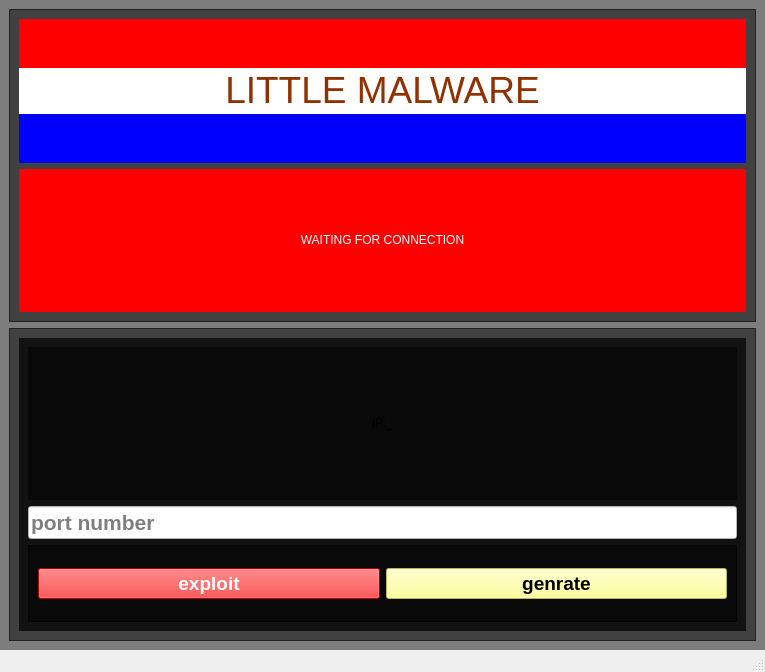
<?xml version="1.0" encoding="UTF-8"?>
<ui version="4.0">
 <class>MainWindow</class>
 <widget class="QMainWindow" name="MainWindow">
  <property name="geometry">
   <rect>
    <x>0</x>
    <y>0</y>
    <width>765</width>
    <height>672</height>
   </rect>
  </property>
  <property name="windowTitle">
   <string>MainWindow</string>
  </property>
  <widget class="QWidget" name="centralwidget">
   <property name="styleSheet">
    <string notr="true">background-color: rgba(0, 0, 0, 122);
color: rgb(255, 255, 255);</string>
   </property>
   <layout class="QVBoxLayout" name="verticalLayout" stretch="1,1">
    <item>
     <widget class="QFrame" name="frame">
      <property name="frameShape">
       <enum>QFrame::StyledPanel</enum>
      </property>
      <property name="frameShadow">
       <enum>QFrame::Raised</enum>
      </property>
      <layout class="QVBoxLayout" name="verticalLayout_2">
       <item>
        <widget class="QLabel" name="label">
         <property name="styleSheet">
          <string notr="true">background-color: qlineargradient(spread:pad, x1:0, y1:0, x2:0, y2:1, stop:0 rgba(255, 0, 0, 255), stop:0.339795 rgba(255, 0, 0, 255), stop:0.339799 rgba(255, 255, 255, 255), stop:0.662444 rgba(255, 255, 255, 255), stop:0.662469 rgba(0, 0, 255, 255), stop:1 rgba(0, 0, 255, 255));
color: rgb(145, 48, 0);</string>
         </property>
         <property name="text">
          <string>&lt;html&gt;&lt;head/&gt;&lt;body&gt;&lt;p align=&quot;center&quot;&gt;&lt;span style=&quot; font-size:28pt;&quot;&gt;LITTLE MALWARE&lt;/span&gt;&lt;/p&gt;&lt;/body&gt;&lt;/html&gt;</string>
         </property>
        </widget>
       </item>
       <item>
        <widget class="QLabel" name="conn_flag">
         <property name="styleSheet">
          <string notr="true">background-color: rgb(255, 0, 0);
font: 28pt &quot;MS Shell Dlg 2&quot;;
color: rgb(255, 255, 255);
</string>
         </property>
         <property name="text">
          <string>&lt;html&gt;&lt;head/&gt;&lt;body&gt;&lt;p align=&quot;center&quot;&gt;WAITING FOR CONNECTION&lt;/p&gt;&lt;/body&gt;&lt;/html&gt;</string>
         </property>
        </widget>
       </item>
      </layout>
     </widget>
    </item>
    <item>
     <widget class="QFrame" name="frame_2">
      <property name="frameShape">
       <enum>QFrame::StyledPanel</enum>
      </property>
      <property name="frameShadow">
       <enum>QFrame::Raised</enum>
      </property>
      <layout class="QVBoxLayout" name="verticalLayout_3">
       <item>
        <widget class="QStackedWidget" name="stackedWidget">
         <property name="currentIndex">
          <number>1</number>
         </property>
         <widget class="QWidget" name="loading">
          <layout class="QHBoxLayout" name="horizontalLayout">
           <item>
            <widget class="QLabel" name="label_2">
             <property name="styleSheet">
              <string notr="true">font: 60pt &quot;Matura MT Script Capitals&quot;;
color: rgb(0, 0, 0);
background-color: qlineargradient(spread:pad, x1:0, y1:0, x2:1, y2:0, stop:0 rgba(245, 224, 176, 255), stop:0.09 rgba(246, 189, 237, 255), stop:0.14 rgba(194, 207, 246, 255), stop:0.19 rgba(184, 160, 168, 255), stop:0.25 rgba(171, 186, 248, 255), stop:0.32 rgba(243, 248, 224, 255), stop:0.385 rgba(249, 162, 183, 255), stop:0.47 rgba(100, 115, 124, 255), stop:0.58 rgba(251, 205, 202, 255), stop:0.65 rgba(170, 128, 185, 255), stop:0.75 rgba(252, 222, 204, 255), stop:0.805 rgba(206, 122, 218, 255), stop:0.86 rgba(254, 223, 175, 255), stop:0.91 rgba(254, 236, 244, 255), stop:1 rgba(255, 191, 221, 255));</string>
             </property>
             <property name="text">
              <string>&lt;html&gt;&lt;head/&gt;&lt;body&gt;&lt;p align=&quot;center&quot;&gt;LOADING...&lt;/p&gt;&lt;/body&gt;&lt;/html&gt;</string>
             </property>
            </widget>
           </item>
          </layout>
         </widget>
         <widget class="QWidget" name="login">
          <layout class="QVBoxLayout" name="verticalLayout_4" stretch="2,1,1">
           <item>
            <widget class="QLabel" name="label_3">
             <property name="styleSheet">
              <string notr="true">background-color: qlineargradient(spread:pad, x1:0, y1:0, x2:1, y2:0, stop:0 rgba(245, 224, 176, 255), stop:0.09 rgba(246, 189, 237, 255), stop:0.14 rgba(194, 207, 246, 255), stop:0.19 rgba(184, 160, 168, 255), stop:0.25 rgba(171, 186, 248, 255), stop:0.32 rgba(243, 248, 224, 255), stop:0.385 rgba(249, 162, 183, 255), stop:0.47 rgba(100, 115, 124, 255), stop:0.58 rgba(251, 205, 202, 255), stop:0.65 rgba(170, 128, 185, 255), stop:0.75 rgba(252, 222, 204, 255), stop:0.805 rgba(206, 122, 218, 255), stop:0.86 rgba(254, 223, 175, 255), stop:0.91 rgba(254, 236, 244, 255), stop:1 rgba(255, 191, 221, 255));
color: rgb(0, 0, 0);
font: 36pt &quot;MV Boli&quot;;</string>
             </property>
             <property name="text">
              <string>&lt;html&gt;&lt;head/&gt;&lt;body&gt;&lt;p align=&quot;center&quot;&gt;IP:_&lt;/p&gt;&lt;/body&gt;&lt;/html&gt;</string>
             </property>
            </widget>
           </item>
           <item>
            <widget class="QLineEdit" name="port">
             <property name="font">
              <font>
               <pointsize>16</pointsize>
               <weight>75</weight>
               <bold>true</bold>
              </font>
             </property>
             <property name="styleSheet">
              <string notr="true">background-color: rgb(255, 255, 255);
color: rgb(0, 0, 0);</string>
             </property>
             <property name="placeholderText">
              <string>port number</string>
             </property>
            </widget>
           </item>
           <item>
            <widget class="QFrame" name="frame_3">
             <property name="frameShape">
              <enum>QFrame::StyledPanel</enum>
             </property>
             <property name="frameShadow">
              <enum>QFrame::Raised</enum>
             </property>
             <layout class="QHBoxLayout" name="horizontalLayout_2">
              <item>
               <widget class="QPushButton" name="exploit_btn">
                <property name="font">
                 <font>
                  <pointsize>14</pointsize>
                  <weight>75</weight>
                  <bold>true</bold>
                 </font>
                </property>
                <property name="styleSheet">
                 <string notr="true">background-color: rgba(255, 0, 0, 255);
color: rgba(255, 255, 255, 255);</string>
                </property>
                <property name="text">
                 <string>exploit</string>
                </property>
               </widget>
              </item>
              <item>
               <widget class="QPushButton" name="gen_btn">
                <property name="font">
                 <font>
                  <pointsize>14</pointsize>
                  <weight>75</weight>
                  <bold>true</bold>
                 </font>
                </property>
                <property name="styleSheet">
                 <string notr="true">background-color: rgb(255, 255, 127);
color: rgb(0, 0, 0);</string>
                </property>
                <property name="text">
                 <string>genrate</string>
                </property>
               </widget>
              </item>
             </layout>
            </widget>
           </item>
          </layout>
         </widget>
         <widget class="QWidget" name="data">
          <layout class="QVBoxLayout" name="verticalLayout_5">
           <item>
            <widget class="QPlainTextEdit" name="data_pannel">
             <property name="font">
              <font>
               <pointsize>12</pointsize>
               <weight>75</weight>
               <bold>true</bold>
              </font>
             </property>
             <property name="styleSheet">
              <string notr="true">color: rgba(255, 0, 0,155);</string>
             </property>
             <property name="readOnly">
              <bool>true</bool>
             </property>
             <property name="plainText">
              <string/>
             </property>
            </widget>
           </item>
           <item>
            <widget class="QPushButton" name="exit">
             <property name="font">
              <font>
               <pointsize>14</pointsize>
              </font>
             </property>
             <property name="styleSheet">
              <string notr="true">background-color: rgb(170, 255, 127);
color: rgb(0, 0, 0);</string>
             </property>
             <property name="text">
              <string>exit</string>
             </property>
            </widget>
           </item>
          </layout>
         </widget>
        </widget>
       </item>
      </layout>
     </widget>
    </item>
   </layout>
  </widget>
  <widget class="QStatusBar" name="statusbar"/>
 </widget>
 <resources/>
 <connections/>
</ui>
